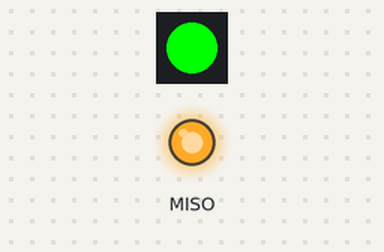
Recording of a program running on a simulated Raspberry Pi Pico running CircuitPython. Parts: 1 RGB LEDs in strip order, left to right, output pins drawn as LEDs (lit = HIGH). Pins used as bus, display or sensor lines are not drawn. At 1.0 s the program ends and the board releases its pins; the recording ends there.

Above: at 0.1 s.
Timing chart, 0 to 1.0 s (numbered marks = the images above):
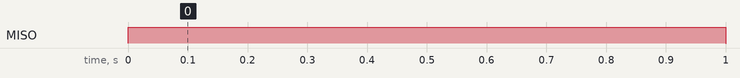

Measured:
- by itself, MISO: LOW → HIGH at 0.00 s, → LOW 1.0 s later

The program:

main.py
```python
#-----------------------------------------------------------------------------
# Test program pico-sleep modes: Use an external driver for the 3V3_EN pin
#
# The example setup is with the TPL5111 enable-timer breakout from
# Adafruit, see https://adafru.it/3573.
#
# Wiring:
#   ENout -> 3V3_EN (pin 37 of the pico)
#   Done  <- GP28
#
# Author: Bernhard Bablok
#
# Website: https://github.com/pico-sleepcurrent
#-----------------------------------------------------------------------------

import board

LED_TIME = 1
DONE_PIN = board.GP28

import time
from digitalio import DigitalInOut, Direction, Pull

# --- initialization   -------------------------------------------------------

# --- LED ----

if hasattr(board,'NEOPIXEL'):
  import neopixel_write
  led                 = DigitalInOut(board.NEOPIXEL)
  led.direction       = Direction.OUTPUT
  led_power           = DigitalInOut(board.NEOPIXEL_POWER)
  led_power.direction = Direction.OUTPUT
  led_value           = bytearray([255,0,0])  # GRB
else:
  led           = DigitalInOut(board.LED)
  led.direction = Direction.OUTPUT

# --- DONE_PIN ----

power_off           = DigitalInOut(DONE_PIN)
power_off.pull      = Pull.DOWN
power_off.direction = Direction.OUTPUT
power_off.value     = False

# --- simulate work   --------------------------------------------------------

def work():
  if hasattr(board,'NEOPIXEL'):
    led_power.value = 1
    neopixel_write.neopixel_write(led,led_value)
    time.sleep(LED_TIME)
    led_power.value = 0
  else:
    led.value = 1
    time.sleep(LED_TIME)
    led.value = 0

# --- main loop   ------------------------------------------------------------

work()
power_off.value = True
```
